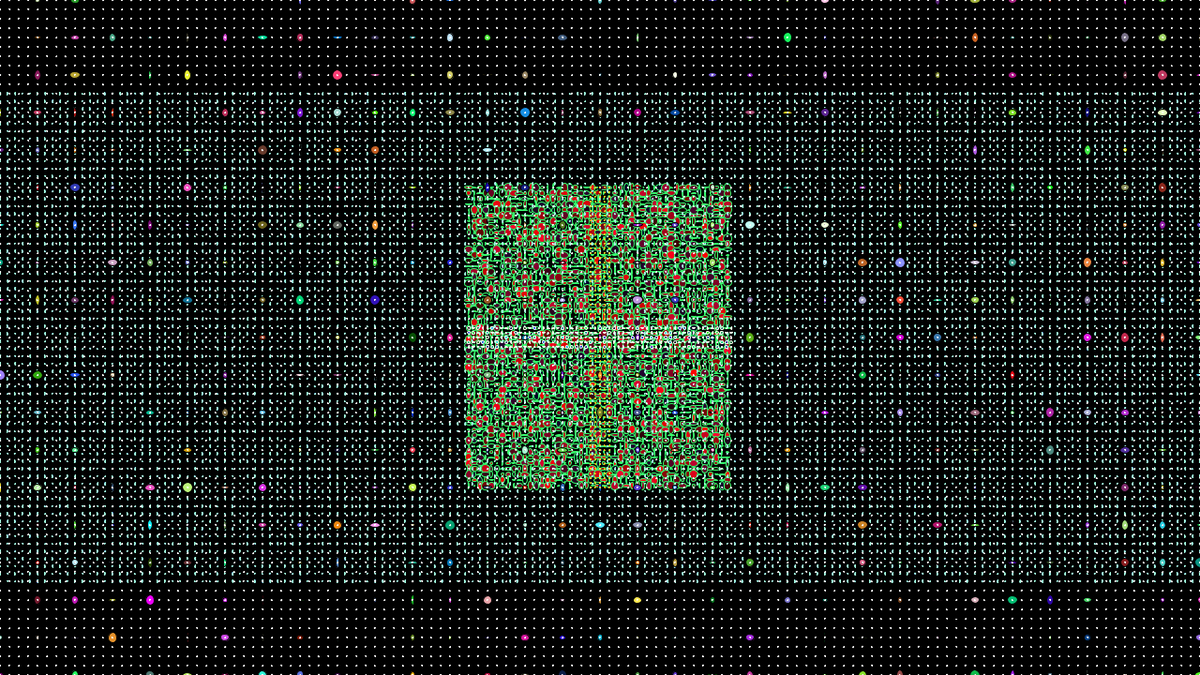
Frame 1 (no input)
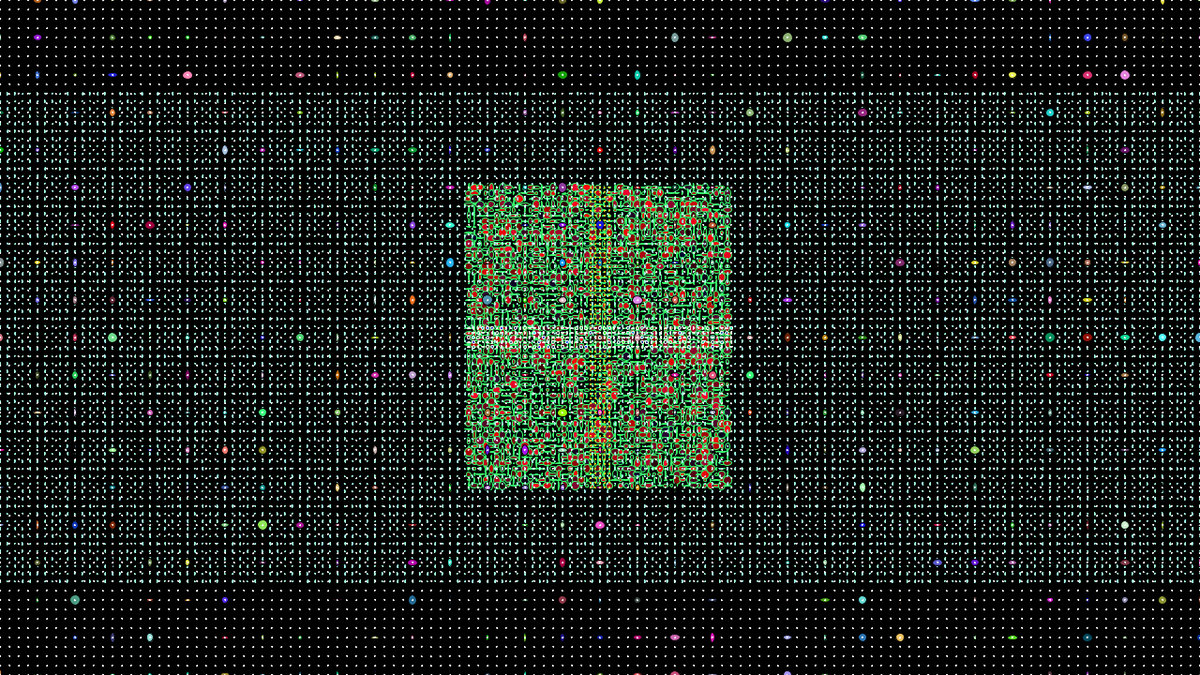
Frame 60 (the mouse pressed at the canvas centre just before this capture)
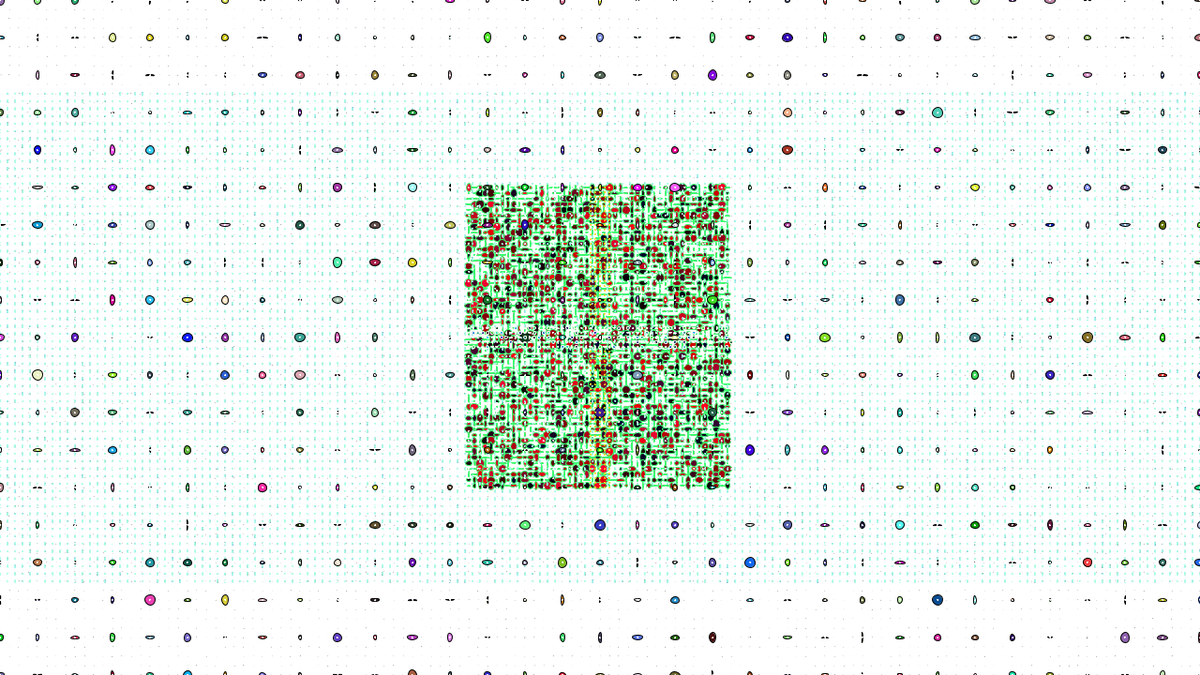
Frame 120 (the mouse held since frame 60 and released just before this capture)

The Processing sketch that drew these frames (run headless with seeded random() and noise(); from frame 60 on, the mouse is pressed at the canvas centre):

// Processing sketch: foo
// ── foo.pde
// I'm not a fan of my own monster sketch,
// so i took the "subject" part of my project 1
// and made it into a class
// if that's alright



Thing circa, ovus, rain, zebrus, cora, dobi;

void setup() {
  size(1280, 720);
}

void draw() {

  if (mousePressed == false) {
    background(0);
  }
  if (mousePressed == true) {
    background(255);
  }

  circa = new Thing(255, 0, 50);
  circa.strokeColor(#36FF6E);
  circa.subject(500, 200, 6, 6, 10, 10);

  ovus = new Thing(0, 0, 250);
  ovus.strokeColor(#A7FFE5);
  ovus.subject(0, 100, 8, 8, 2, 4);

  rain = new Thing(255, 255, 255);
  rain.strokeColor(#000000);
  rain.subject(0, 0, 40, 40, 11, 11);

  zebrus = new Thing(0, 0, 0);
  zebrus.strokeColor(#FFFFFF);
  zebrus.subject(0, 0, 10, 10, 2, 2);

  cora = new Thing(0, 255, 255);
  cora.strokeColor(#FFD21C);
  cora.subject(630, 200, 5, 5, 1, 1);

  dobi = new Thing(0, 255, 255);
  dobi.strokeColor(#FFFCF0);
  dobi.subject(500, 350, 5, 5, 4, 4);
}
// ── Thing.pde
class Thing {

  private int red, green, blue;
  int gridX, gridY;

  Thing(int maxred, int maxgreen, int maxblue) {

    red = maxred;
    green = maxgreen;
    blue = maxblue;
  }

  void strokeColor(color strk) {
    stroke(strk);
  }

  void subject(int x, int y, int spaceX, int spaceY, int ranX, int ranY) {

    for (gridX = x; gridX <= width-x; gridX += spaceX) {
      for (gridY = y; gridY <= height-y; gridY += spaceY) {
        fill(random(red), random(green), random(blue));
        ellipse(gridX, gridY, random(ranX), random(ranY));
      }
    }
  }
}
